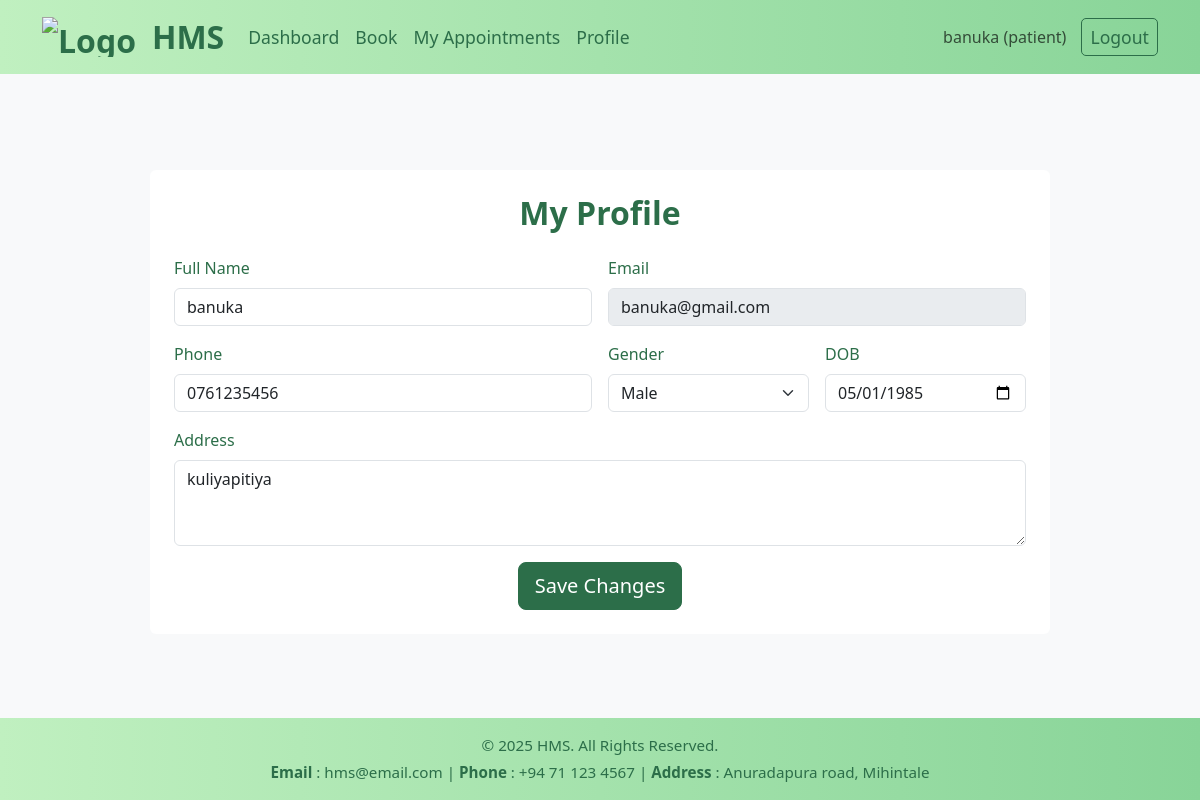
Page /patient/profile.php (signed in) on the committed database.
### tables this page shows
CREATE TABLE `patients` (
  `user_id` int(11) NOT NULL,
  `gender` enum('Male','Female','Other') DEFAULT NULL,
  `dob` date DEFAULT NULL,
  `address` varchar(255) DEFAULT NULL
);

CREATE TABLE `users` (
  `id` int(11) NOT NULL,
  `role` enum('admin','doctor','patient') NOT NULL,
  `email` varchar(120) NOT NULL,
  `password_hash` varchar(255) NOT NULL,
  `full_name` varchar(120) NOT NULL,
  `phone` varchar(20) DEFAULT NULL,
  `is_active` tinyint(1) NOT NULL DEFAULT 1,
  `created_at` timestamp NOT NULL DEFAULT current_timestamp()
);

### patient/profile.php (the view, shortened to what this page needs)
<?php
require_once __DIR__ . '/../includes/auth.php';
include __DIR__ . '/../includes/header.php';
$uid = $_SESSION['user']['id'];
$info = $conn->query("SELECT u.full_name,u.email,u.phone,p.gender,p.dob,p.address FROM users u JOIN patients p ON u.id=p.user_id WHERE u.id=$uid")->fetch_assoc();
?>
<div class="container my-5">
    <div class="profile-card mx-auto p-4 rounded" style="max-width:900px; background: rgba(255,255,255,0.95);">
        <h2 class="text-center mb-4" style="color:#2c6e49; font-weight:700;">My Profile</h2>
        <form method="post" class="row g-3">
            <div class="col-md-6">
                <label class="form-label">Full Name</label>
                <input name="full_name" class="form-control" value="<?= htmlspecialchars($info['full_name']) ?>"
                    required>
            </div>
            <div class="col-md-6">
                <label class="form-label">Email</label>
                <input class="form-control" value="<?= htmlspecialchars($info['email']) ?>" disabled>
            </div>
            <div class="col-md-6">
                <label class="form-label">Phone</label>
                <input name="phone" class="form-control" value="<?= htmlspecialchars($info['phone']) ?>">
            </div>
            <div class="col-md-3">
                <label class="form-label">Gender</label>
                <select name="gender" class="form-select">
                    <?php foreach (['Male', 'Female'] as $g): ?>
                        <option <?= $info['gender'] === $g ? 'selected' : '' ?>><?= $g ?></option>
                    <?php endforeach; ?>
                </select>
            </div>
            <div class="col-md-3">
                <label class="form-label">DOB</label>
                <input type="date" name="dob" class="form-control" value="<?= htmlspecialchars($info['dob']) ?>">
            </div>
            <div class="col-12">
                <label class="form-label">Address</label>
                <textarea name="address" class="form-control"
                    rows="3"><?= htmlspecialchars($info['address']) ?></textarea>
            </div>
            <div class="col-12 text-center">
                <button class="btn btn-primary btn-lg">Save Changes</button>
            </div>
        </form>
    </div>
</div>
<?php include __DIR__ . '/../includes/footer.php'; ?>

### patient/profile.php (style rules this page uses)
.profile-card { border-radius: 12px; background: rgba(255, 255, 255, 0.95); }
.form-label { font-weight: 500; color: #2c6e49; }
.btn-primary { background: #2c6e49; border-color: #2c6e49; transition: background 0.3s, transform 0.2s; }

### includes/footer.php (style rules this page uses)
html, body { height: 100%; margin: 0; }
body { display: flex; flex-direction: column; min-height: 100vh; }

### rows in the picture
patients: full_name "banuka", user_id.email "banuka@gmail.com", phone "0761235456", gender "Male", dob "05/01/1985", address "kuliyapitiya"

### other values in the picture
$_SESSION['user']['full_name'] "banuka"
$_SESSION['user']['role'] "patient"
